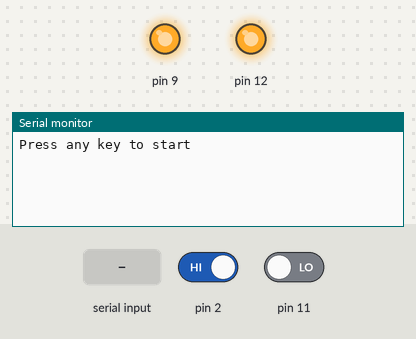
A sketch run on a simulated Arduino Uno, built with avr-gcc and run on an emulated ATmega328P. Shown: output pins drawn as LEDs (lit = HIGH), the last lines printed to the serial monitor. The test bench sets the inputs (shaded band); at power-on: pin 2 HIGH, pin 11 LOW. Pins used as bus, display or sensor lines are not drawn.

Above: at 0.9 s.
1.0 s: "1" received over Serial
At 1.9 s:
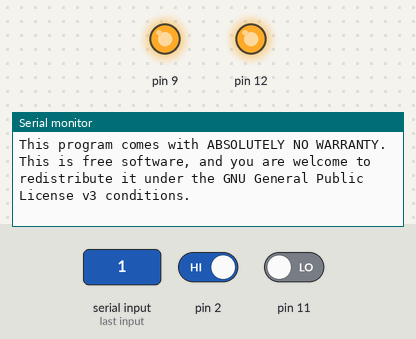
2.6 s: pin 2 driven LOW
At 3.5 s:
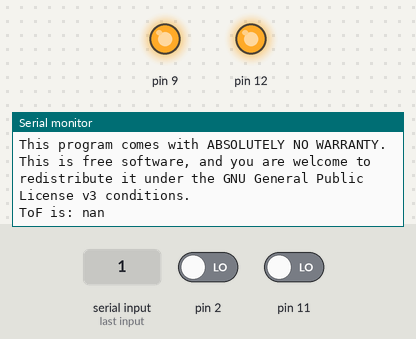

Measured:
- after the input at 1.0 s, the serial monitor: prints a new line at once (image 1)
- after the input at 2.6 s, the serial monitor: prints a new line at once (image 2)

The sketch:

UNO-TDC.ino
```cpp
// (licence header left out)
#include <avr/io.h>
#include <avr/interrupt.h>

/* Data format option */
#define EASYDATA
//#define RAWDATA

/* TSC7200 enable time */
#define TDC_ENABLE_TIME 2 // ms

/* TDC7200 register mapping */
#define CONFIG1 0x00
#define CONFIG2 0x01
#define INT_MASK 0x03
#define COARSE_CNTR_OVF_H 0x04
#define COARSE_CNTR_OVF_L 0x05
#define TIME1 0x10
#define CALIBRATION1 0x1b
#define CALIBRATION2 0x1c

/* TDC7200 command mask */
#define RW 0x40
#define AUTO_INC_MODE 0x80

/* ArduinoUNO pin mapping */
#define SCLK 0x20   // PB5 13 -> TDC7200 SCLK
#define CS 0x10     // PB4 12 -> TDC7200 CSB
#define DIN 0x08    // PB3 11 -> TDC7200 DOUT
// DON'T CHANGE DIN pin see getByte() for more info
// #define DIN 0x01 // PB2 8 -> TDC7200 DIN
#define DOUT 0x04   // PB2 10 -> TDC7200 DIN
#define ENABLE 0x02 // PB1 9  -> TDC7200 ENABLE
#define TRIG 0x04   // PD2 2 (INT0) -> TDC7200 TRIG

/* Serial TX buffer */
#define PENDING_DATA 1
#define DATA_SENT 0
#define BUF_SIZE 4
#define IS_LOST 1

/* Data struct */
class UNO_TDC
{
public:
  uint8_t time1_r[3]; // Why use uint24_t when you only need a 24bit container?
  uint8_t cal1_r[3];
  uint8_t cal2_r[3];
  uint8_t status = DATA_SENT;
};

/* Serial circular buffer */
volatile UNO_TDC buf[BUF_SIZE];
volatile uint8_t buf_index = 0;      // Buffer index
volatile uint8_t data_lost_flag = 0; // Buffer is full

/* Functions declarations */
void shiftOutMSB(uint8_t _data);
void shiftOutLSB(uint8_t _data);
void initializeTDC(void);
void startMeasurement(void);
uint8_t getByte(void);
void getMeasurement(void);
void checkRegisters(void);
void printData(uint8_t _index);

void setup()
{
  initializeTDC();
  Serial.begin(38400);
  delay(100);

  Serial.println(F("Press any key to start"));
  while (Serial.available() == 0)
  {
    __asm__("nop\n\t");
  }

  // Only for debug: it checks if the Arduino is correcly reading the tdc7200 registers.
  // checkRegisters();

  Serial.println(F("$$\\   $$\\$$\\   $$\\ $$$$$$\\   $$\\          $$\\"));
  Serial.println(F("$$ |  $$ $$$\\  $$ $$  __$$\\  $$ |         $$ |"));
  Serial.println(F("$$ |  $$ $$$$\\ $$ $$ /  $$ $$$$$$\\   $$$$$$$ |$$$$$$$\\"));
  Serial.println(F("$$ |  $$ $$ $$\\$$ $$ |  $$ \\_$$  _| $$  __$$ $$  _____|"));
  Serial.println(F("$$ |  $$ $$ \\$$$$ $$ |  $$ | $$ |   $$ /  $$ $$ /"));
  Serial.println(F("$$ |  $$ $$ |\\$$$ $$ |  $$ | $$ |$$\\$$ |  $$ $$ |"));
  Serial.println(F("\\$$$$$$  $$ | \\$$ |$$$$$$  | \\$$$$  \\$$$$$$$ \\$$$$$$$\\"));
  Serial.println(F(" \\______/\\__|  \\__|\\______/   \\____/ \\_______|\\_______|"));
  Serial.println();
  Serial.println(F("Università degli Studi di Milano, Milano 02/05/2024"));
  Serial.println();
  Serial.println(F("UNO-TDC Copyright (C) 2024 Leonardo Lisa and Caterina Morgavi"));
  Serial.println(F("This program comes with ABSOLUTELY NO WARRANTY."));
  Serial.println(F("This is free software, and you are welcome to redistribute it under the GNU General Public License v3 conditions."));
  Serial.println();
  startMeasurement();
}

void loop()
{
  /* Send measurements */
  if (buf[buf_index].status == PENDING_DATA)
  {
    printData(buf_index);
    buf[buf_index].status = DATA_SENT;
  }

  if (!!(data_lost_flag) == IS_LOST)
  {
    Serial.print(F("ERROR! "));
    Serial.print(data_lost_flag);
    Serial.println(F(" measurements lost :("));
    cli(); // Disable interrupts
    data_lost_flag = 0;
    sei(); // Enable interrupts
  }

  if (buf_index >= (BUF_SIZE - 1))
  {
    buf_index = 0;
  }
  else
  {
    buf_index++;
  }
}

void printData(uint8_t _index)
{
#ifdef EASYDATA
  double Difference = static_cast<uint32_t>(buf[_index].cal2_r[2] - buf[_index].cal1_r[2])*(uint32_t)65536 +
                        static_cast<uint32_t>(buf[_index].cal2_r[1] - buf[_index].cal1_r[1])*(uint32_t)256 +
                        static_cast<uint32_t>(buf[_index].cal2_r[0] - buf[_index].cal1_r[0]);
  double rawTime = static_cast<uint32_t>(buf[_index].time1_r[2])*(uint32_t)65536 +
                   static_cast<uint32_t>(buf[_index].time1_r[1])*(uint32_t)256 +
                   static_cast<uint32_t>(buf[_index].time1_r[0]);
  Serial.print(F("ToF is: "));
  Serial.println((rawTime * 562.5) / Difference);
#elif defined(RAWDATA)
  Serial.print(F("time1_r = "));
  Serial.print(buf[_index].time1_r[2]);
  Serial.write(' ');
  Serial.print(buf[_index].time1_r[1]);
  Serial.write(' ');
  Serial.println(buf[_index].time1_r[0]);

  Serial.print(F("cal1_r = "));
  Serial.print(buf[_index].cal1_r[2]);
  Serial.write(' ');
  Serial.print(buf[_index].cal1_r[1]);
  Serial.write(' ');
  Serial.println(buf[_index].cal1_r[0]);

  Serial.print(F("cal2_r = "));
  Serial.print(buf[_index].cal2_r[2]);
  Serial.write(' ');
  Serial.print(buf[_index].cal2_r[1]);
  Serial.write(' ');
  Serial.println(buf[_index].cal2_r[0]);
#else
  Serial.print(buf[_index].time1_r[2]);
  Serial.write(' ');
  Serial.print(buf[_index].time1_r[1]);
  Serial.write(' ');
  Serial.print(buf[_index].time1_r[0]);
  Serial.write(' ');
  Serial.print(buf[_index].cal1_r[2]);
  Serial.write(' ');
  Serial.print(buf[_index].cal1_r[1]);
  Serial.write(' ');
  Serial.print(buf[_index].cal1_r[0]);
  Serial.write(' ');
  Serial.print(buf[_index].cal2_r[2]);
  Serial.write(' ');
  Serial.print(buf[_index].cal2_r[1]);
  Serial.write(' ');
  Serial.println(buf[_index].cal2_r[0]);
#endif
}

void shiftOutLSB(uint8_t _data)
{
  for (uint8_t j = 1; j < 0b10000000; j <<= 1)
  {
    if ((_data & j) == 0)
    {
      PORTB &= ~DOUT;
    }
    else
    {
      PORTB |= DOUT;
    }

    PORTB |= SCLK;
    PORTB &= ~SCLK & ~DOUT;
  }

  if ((_data & 0b10000000) == 0)
  {
    PORTB &= ~DOUT;
  }
  else
  {
    PORTB |= DOUT;
  }
  PORTB |= SCLK;
  PORTB &= ~SCLK & ~DOUT;
}

void shiftOutMSB(uint8_t _data)
{
  for (uint8_t j = 0b10000000; j > 0b00000001; j >>= 1)
  {
    if ((_data & j) == 0)
    {
      PORTB &= ~DOUT;
    }
    else
    {
      PORTB |= DOUT;
    }

    PORTB |= SCLK;
    __asm__("nop\n\t");
    PORTB &= ~SCLK & ~DOUT;
  }

  if ((_data & 0b00000001) == 0)
  {
    PORTB &= ~DOUT;
  }
  else
  {
    PORTB |= DOUT;
  }
  PORTB |= SCLK;
  __asm__("nop\n\t");
  PORTB &= ~SCLK & ~DOUT;
}

void initializeTDC(void)
{
  /* Pinmode settings */
  cli(); // Disable interrupts
  // Port D
  DDRD &= (~TRIG);
  PORTD &= (~TRIG);
  //PORTD |= TRIG; // Enable 50k internal pullup resistor.
  // Port B
  DDRB |= CS | SCLK | DOUT | ENABLE;
  DDRB &= ~DIN;
  PORTB |= ENABLE | CS;
  PORTB &= ~(SCLK | DOUT | DIN);
  sei(); // Enable interrupts

  delay(TDC_ENABLE_TIME);

  /* TDC7200 register setup */
  cli(); // Disable interrupts

  // CONFIG1 configuration
  // 0 Start New Measurement
  // 00 Measurement Mode 1
  // 0 Measurement is started on Rising edge of START signal
  // 0 Measurement is stopped on Rising edge of STOP signal
  // 0 TRIGG is output as a Rising edge signal
  // 0 Parity bit for Measurement Result Registers disabled (Parity Bit always 0)
  // 0 Calibration is not performed after interrupted measurement (for example, due to counter overflow or missing STOP signal)
  // 0b00000000 is the reset value.

  // CONFIG2 configuration
  // 01 calibration, measuring 10 CLOCK periods
  // 000 no Multi-Cycle Averaging Mode
  // 000 Single stop
  // 0b01000000
  PORTB &= ~CS;                // Start transaction
  shiftOutMSB((CONFIG2 | RW)); // Send write command
  shiftOutMSB(0b01000000);
  PORTB |= CS; // End transaction

  __asm__("nop\n\t"); // Minimum pause time (CS high) is 40ns

  // INT_MASK configuration
  // 00000 reserved
  // 0 CLOCK Counter Overflow Interrupt disabled
  // 0 Coarse Counter Overflow Interrupt disabled
  // 1 New Measurement Interrupt
  PORTB &= ~CS;                 // Start transaction
  shiftOutMSB((INT_MASK | RW)); // Send write command
  shiftOutMSB(0b00000001);
  PORTB |= CS; // End transaction

  /* Setting ISR */
  // 0bxxxxxx10 attach interrupt on TRIG to trigger on falling edge.
  EICRA = 0b00000010;
  // 0bxxxxxxx1 enable external interrupt on TRIG
  EIMSK = 0b00000001;

  sei(); // Enable interrupts
}

void startMeasurement(void)
{
  cli(); // Disable interrupts

  PORTB &= ~CS;                // Start transaction
  shiftOutMSB((CONFIG1 | RW)); // Send write command
  shiftOutMSB(0b00000001);
  // CONFIG1 configuration
  // 0 No FORCE_CAL
  // 0 No parity
  // 0
  // 0 Measurement is stopped on Rising edge of STOP signal
  // 0 Measurement is started on Rising edge of START signal
  // 00 Measurement Mode 1
  // 1 Start New Measurement
  // 0b00000001
  PORTB |= CS; // End transaction

  sei(); // Enable interrupts
}

uint8_t getByte(void)
{
  uint8_t _data = 0;
  // MSB first
  for (uint8_t i = 0x80; i > 0; i >>= 1)
  {
    PORTB |= SCLK; // Data on falling edge
    PORTB &= ~SCLK;
    if (!!(PINB & DIN))
    {
      _data |= i;
    }
  }
  PORTB |= SCLK;
  PORTB &= ~SCLK;
  if (!!(PINB & DIN))
  {
    _data |= 1;
  }

  return _data;
}

void getMeasurement(void)
{
  uint8_t _index = BUF_SIZE;

  cli(); // Disable interrupts

  /* Finding a spot for Data */
  for (uint8_t i = 0; i < BUF_SIZE; i++)
  {
    if (buf[i].status == DATA_SENT) // Add "(i != acquire_flag) &&" if you edit loop code
    {
      _index = i;
    }
  }
  // Fatal error: measure abort
  // No available space in serial buffer
  if (_index == BUF_SIZE)
  {
    // Take an action?
    sei();
    data_lost_flag++;
    return;
  }

  /* Harvesting data from TDC7200 */
  PORTB &= ~CS; // Start transaction
  // Send command
  // 0x80 for auto-increment, 0x40 set R or W mode (1 is W)
  shiftOutMSB(TIME1 | AUTO_INC_MODE); // Request TIME1 data
  // Most significant BYTE first
  for (uint8_t i = 0; i < 3; i++)
  {
    buf[_index].time1_r[2 - i] = getByte();
  }
  PORTB |= CS; // End transaction

  __asm__("nop\n\t"); // Minimum pause time (CS high) is 40ns

  PORTB &= ~CS;                              // Start transaction
  shiftOutMSB(CALIBRATION1 | AUTO_INC_MODE); // Request CALIBRATION1 data
  // Most significant BYTE first
  for (uint8_t i = 0; i < 3; i++)
  {
    buf[_index].cal1_r[2 - i] = getByte();
  }
  for (uint8_t i = 0; i < 3; i++)
  {
    buf[_index].cal2_r[2 - i] = getByte();
    buf[_index].status = PENDING_DATA;
  }
  PORTB |= CS; // End transaction

  __asm__("nop\n\t"); // Minimum pause time (CS high) is 40ns

  PORTB &= ~CS;                              // Start transaction
  shiftOutMSB(CALIBRATION2 | AUTO_INC_MODE); // Request CALIBRATION2 data
  // Most significant BYTE first
  for (uint8_t i = 0; i < 3; i++)
  {
    buf[_index].cal2_r[2 - i] = getByte();
    buf[_index].status = PENDING_DATA;
  }
  PORTB |= CS; // End transaction

  sei(); // Enable interrupts
}

void checkRegisters(void)
{
  uint8_t _temp;

  // Read CONFIG1 register
  cli();
  PORTB &= ~CS;         // Start transaction
  shiftOutMSB(CONFIG1); // Send read command
  _temp = getByte();
  PORTB |= CS; // End transaction
  sei();
  Serial.print(F("CONFIG1 = "));
  Serial.println(_temp);
  Serial.println(F("Should be 1 or 0"));

  // Read CONFIG2 register
  cli();
  PORTB &= ~CS;         // Start transaction
  shiftOutMSB(CONFIG2); // Send read command
  _temp = getByte();
  PORTB |= CS; // End transaction
  sei();
  Serial.print(F("CONFIG2 = "));
  Serial.println(_temp);
  Serial.println(F("Should be 64"));

  // Reads INT_MASK register
  cli();
  PORTB &= ~CS;          // Start transaction
  shiftOutMSB(INT_MASK); // Send read command
  _temp = getByte();
  PORTB |= CS; // End transaction
  sei();
  Serial.print(F("INT_MASK  = "));
  Serial.println(_temp);
  Serial.println(F("Should be 1"));
}

/* ISR */
// Newest TDC measurement ready for reading
ISR(INT0_vect)
{
  getMeasurement();
  startMeasurement();
}
```
